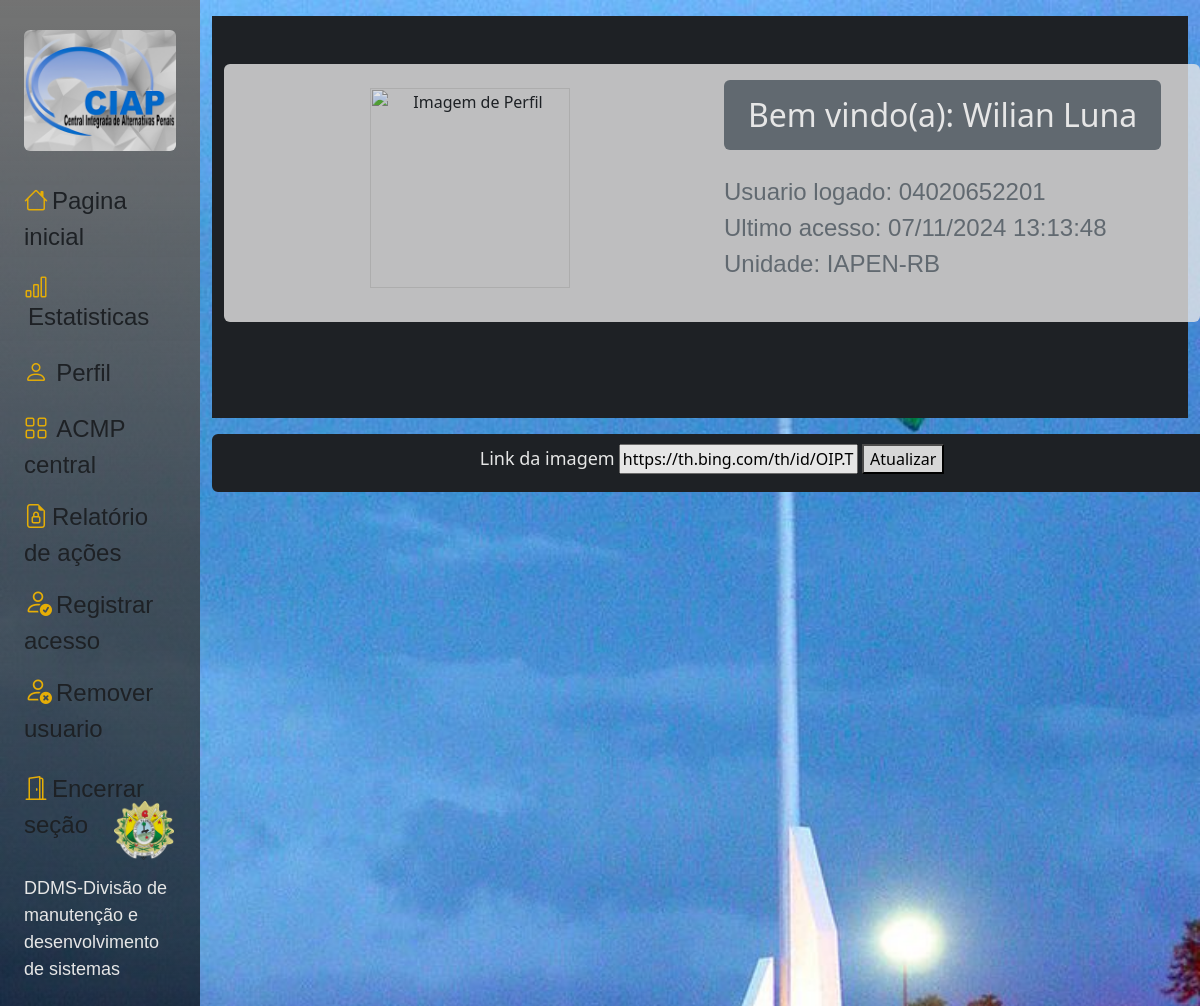
The page /base/perfil/ (signed in) on the database as committed earlier.
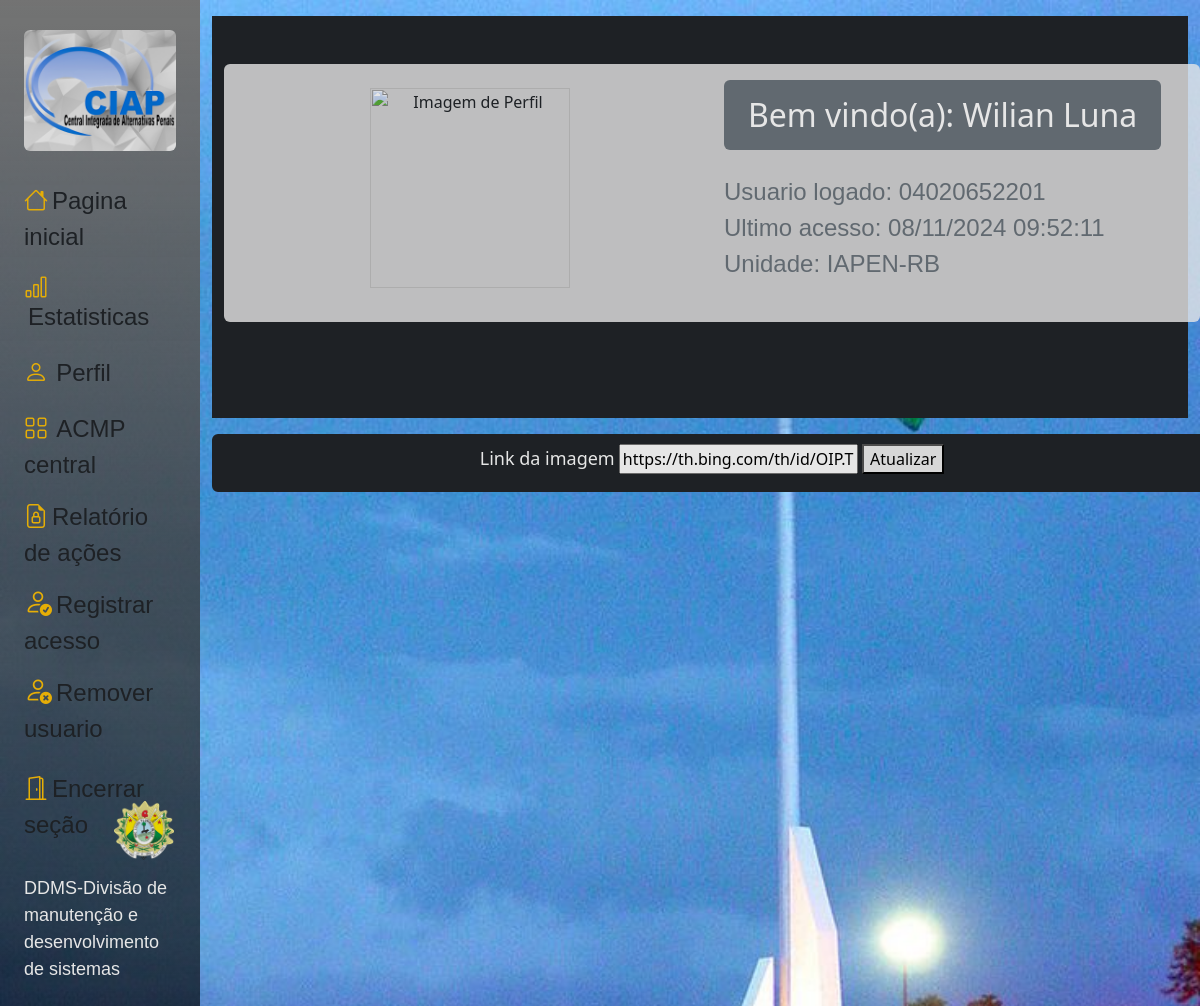
The same page on the database as committed later.
### core/models.py (models this page shows, shortened)
class User(AbstractBaseUser, PermissionsMixin):
    cpf = models.CharField(max_length=11, unique=True)
    nome = models.CharField(max_length=255, default='')
    profile_image = models.URLField(max_length=200, blank=True, null=True)
    unidade = models.CharField(
                            choices=c_unidade,
                            max_length=15,
                            null=False,
                            blank=False,
                            default='Não informado',
                            )
    is_active = models.BooleanField(default=True)
    is_staff = models.BooleanField(default=False)
    USERNAME_FIELD = 'cpf'
    REQUIRED_FIELDS = []
    objects = UserManager()
    class Meta:
        indexes = [
            models.Index(fields=['unidade']),
        ]

### core/views.py (the view)
# urls.py: path('base/perfil/', views.atualizar_perfil_img, name='perfil'),
def atualizar_perfil_img(request):
    if request.user.is_authenticated:
        user = request.user  # Now it's guaranteed to be a User instance
        if request.method == 'POST':
            form = UserForm(request.POST, instance=user)
            if form.is_valid():
                form.save()
                return redirect('perfil')
        else:
            form = UserForm(instance=user)
        return render(request, 'account/perfil.html', {'form': form})
    else:
        return redirect('login_new')  # Redirect to login if not authenticated

### core/forms.py
class UserForm(forms.ModelForm):
    class Meta:
        model = User
        fields = ['profile_image']

### templates/account/perfil.html (shortened to what this page needs)
{% extends 'commons/include/new_base.html' %}
{% load static %}
{% block content %}
<section class="bg-dark py-5">
    <div class="container">
        <div class="row">
            <div class="col-lg-12 mb-4 mb-sm-5">
                <div class="card card-style1 border-0">
                    <div class="card-body p-1-9 p-sm-2-3 p-md-6 p-lg-7">
                        <div class="row align-items-center">
                            <div class="col-lg-6 mb-4 mb-lg-0 text-center">
                            <img src="{{ user.profile_image }}" alt="Imagem de Perfil" onerror="this.src='https://th.bing.com/th/id/R.b84e94b34cf94cf7df6534beca0f18be?rik=A7grf4rTsFJAlQ&riu=http%3a%2f%2fassets.stickpng.com%2fthumbs%2f585e4beacb11b227491c3399.png&ehk=%2f7DjJ5adkIYfWfL4YSP4uLobeynRdeglnEPUcDrHr%2bM%3d&risl=&pid=ImgRaw&r=0'" style="height: 200px;" autocomplete="off">
                            </div>
                            <div class="col-lg-6 px-xl-10">
                                <div class="bg-secondary d-lg-inline-block py-3 px-3 px-sm-4 mb-4 rounded">
                                    <h3 class="h2 text-white mb-0">Bem vindo(a): {{ user.nome }}</h3>
                                </div>
                                <ul class="list-unstyled mb-4">
                                    <li class="mb-2">
                                        <span class="text-secondary me-2 font-weight-600">Usuario logado: {{ user.cpf }}</span>
                                        <br>
                                        <span class="text-secondary me-2 font-weight-600">Ultimo acesso: {{ user.last_login }}</span>
                                        <br>
                                        <span class="text-secondary me-2 font-weight-600">Unidade: {{ user.unidade }}</span>
                                    </li>
                                </ul>
                            </div>
                        </div>
                    </div>
                </div>
            </div>
        </div>
    </div>
</section>
<div class="container border border-2 border-dark bg-dark d-flex justify-content-center rounded mt-3">
    <form method="post" class="mt-2" enctype="multipart/form-data">
        <label class="text-white">Link da imagem</label>
        {{ form.profile_image }}
        <button type="submit">Atualizar</button>
    </form>
    <br>
</div>
{% endblock content %}

Rows that differ between the two databases and show on the page:
changed User "Wilian Luna": last_login "07/11/2024 13:13:48" → "08/11/2024 09:52:11"
